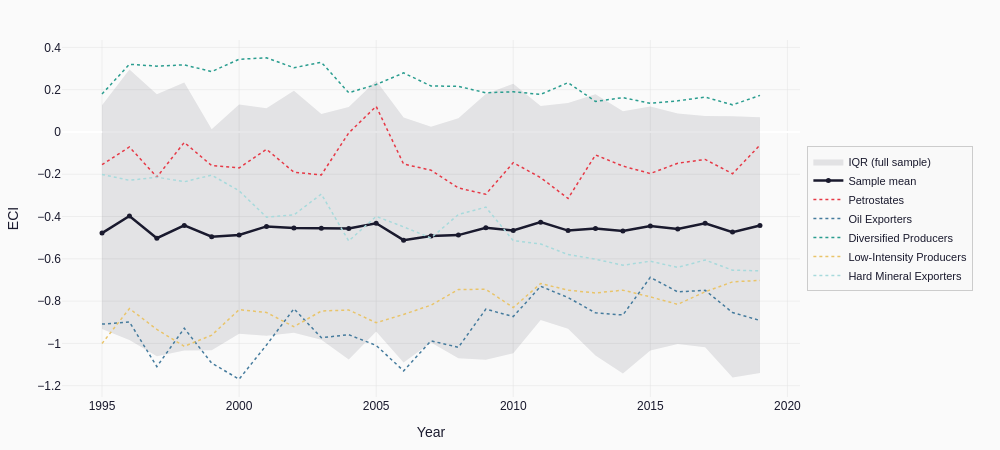

Notebook source saved alongside this figure:
### Markdown cell above
## 4. ECI Evolution

### Code cell
eci_stats = df.groupby('Year')[ECI_COL].agg(
    Mean='mean',
    Q1=lambda x: x.quantile(0.25),
    Q3=lambda x: x.quantile(0.75),
).reset_index()

cluster_eci = df.groupby(['Year', 'ClusterLabels'])[ECI_COL].mean().reset_index()

CLUSTER_COLORS = {
    'Petrostates':             '#E63946',
    'Oil Exporters':           '#457B9D',
    'Diversified Producers':   '#2A9D8F',
    'Low-Intensity Producers': '#E9C46A',
    'Hard Mineral Exporters':  '#A8DADC',
}

fig = go.Figure()
fig.add_trace(go.Scatter(
    x=eci_stats['Year'].tolist() + eci_stats['Year'].tolist()[::-1],
    y=eci_stats['Q3'].tolist() + eci_stats['Q1'].tolist()[::-1],
    fill='toself', fillcolor='rgba(26,26,46,0.10)',
    line=dict(color='rgba(255,255,255,0)'),
    showlegend=True, name='IQR (full sample)', hoverinfo='skip',
))
fig.add_trace(go.Scatter(
    x=eci_stats['Year'], y=eci_stats['Mean'],
    mode='lines+markers',
    line=dict(color=NAVY, width=2.5),
    marker=dict(size=5, color=NAVY),
    name='Sample mean',
))
for lbl, color in CLUSTER_COLORS.items():
    sub = cluster_eci[cluster_eci['ClusterLabels'] == lbl]
    if len(sub) == 0:
        continue
    fig.add_trace(go.Scatter(
        x=sub['Year'], y=sub[ECI_COL],
        mode='lines', line=dict(color=color, width=1.5, dash='dot'),
        name=lbl,
    ))

fig.update_layout(
    font=dict(family=FONT, color=NAVY),
    paper_bgcolor=BG, plot_bgcolor=BG,
    width=1000, height=450,
    margin=dict(l=60, r=200, t=40, b=50),
    xaxis=dict(title='Year', gridcolor=GRID, gridwidth=0.5),
    yaxis=dict(title='ECI', gridcolor=GRID, gridwidth=0.5),
    legend=dict(
        x=1.01, y=0.5, xanchor='left', yanchor='middle',
        font=dict(size=11), bgcolor='rgba(250,250,250,0.9)',
        bordercolor='#ccc', borderwidth=1,
    ),
)
save_html(fig, 'eci_evolution')
fig.show()

### Figure 1 — Plotly figure (JSON) as saved in the notebook; plotly's stock layout.template omitted (floating-point values rounded to 4 significant figures)
{"data": [{"fill": "toself", "fillcolor": "rgba(26,26,46,0.10)", "hoverinfo": "skip", "line": {"color": "rgba(255,255,255,0)"}, "name": "IQR (full sample)", "showlegend": true, "type": "scatter", "x": [1995, 1996, 1997, 1998, 1999, 2000, 2001, 2002, 2003, 2004, 2005, 2006, 2007, 2008, 2009, 2010, 2011, 2012, 2013, 2014, 2015, 2016, 2017, 2018, 2019, 2019, 2018, 2017, 2016, 2015, 2014, 2013, 2012, 2011, 2010, 2009, 2008, 2007, 2006, 2005, 2004, 2003, 2002, 2001, 2000, 1999, 1998, 1997, 1996, 1995], "y": [0.126, 0.295, 0.1785, 0.2345, 0.013, 0.1305, 0.1125, 0.1955, 0.0845, 0.1185, 0.2425, 0.0685, 0.025, 0.0655, 0.18, 0.228, 0.1225, 0.137, 0.1785, 0.098, 0.1205, 0.0875, 0.076, 0.075, 0.07, -1.139, -1.161, -1.018, -1.002, -1.034, -1.142, -1.058, -0.9305, -0.889, -1.047, -1.077, -1.071, -0.9955, -1.091, -0.944, -1.075, -0.9825, -0.949, -0.964, -0.954, -1.032, -1.034, -1.06, -0.9835, -0.932]}, {"line": {"color": "#1a1a2e", "width": 2.5}, "marker": {"color": "#1a1a2e", "size": 5}, "mode": "lines+markers", "name": "Sample mean", "type": "scatter", "x": [1995, 1996, 1997, 1998, 1999, 2000, 2001, 2002, 2003, 2004, 2005, 2006, 2007, 2008, 2009, 2010, 2011, 2012, 2013, 2014, 2015, 2016, 2017, 2018, 2019], "y": [-0.4781, -0.397, -0.5024, -0.4421, -0.4955, -0.487, -0.4465, -0.454, -0.4547, -0.4567, -0.4317, -0.5116, -0.4921, -0.4878, -0.453, -0.4659, -0.4264, -0.4663, -0.4561, -0.4682, -0.4444, -0.4591, -0.4318, -0.4736, -0.4419]}, {"line": {"color": "#E63946", "dash": "dot", "width": 1.5}, "mode": "lines", "name": "Petrostates", "type": "scatter", "x": [1995, 1996, 1997, 1998, 1999, 2000, 2001, 2002, 2003, 2004, 2005, 2006, 2007, 2008, 2009, 2010, 2011, 2012, 2013, 2014, 2015, 2016, 2017, 2018, 2019], "y": [-0.1549, -0.07082, -0.2132, -0.04936, -0.159, -0.1699, -0.08191, -0.1901, -0.2031, -0.004182, 0.1212, -0.1518, -0.1805, -0.2649, -0.2945, -0.1449, -0.216, -0.3145, -0.1086, -0.1614, -0.1965, -0.1478, -0.1297, -0.1975, -0.06218]}, {"line": {"color": "#457B9D", "dash": "dot", "width": 1.5}, "mode": "lines", "name": "Oil Exporters", "type": "scatter", "x": [1995, 1996, 1997, 1998, 1999, 2000, 2001, 2002, 2003, 2004, 2005, 2006, 2007, 2008, 2009, 2010, 2011, 2012, 2013, 2014, 2015, 2016, 2017, 2018, 2019], "y": [-0.9087, -0.8985, -1.11, -0.9283, -1.093, -1.169, -1.007, -0.8362, -0.9728, -0.959, -1.009, -1.13, -0.9877, -1.019, -0.8379, -0.8731, -0.7299, -0.7829, -0.8555, -0.8655, -0.6875, -0.7562, -0.7489, -0.8542, -0.8914]}, {"line": {"color": "#2A9D8F", "dash": "dot", "width": 1.5}, "mode": "lines", "name": "Diversified Producers", "type": "scatter", "x": [1995, 1996, 1997, 1998, 1999, 2000, 2001, 2002, 2003, 2004, 2005, 2006, 2007, 2008, 2009, 2010, 2011, 2012, 2013, 2014, 2015, 2016, 2017, 2018, 2019], "y": [0.1795, 0.3201, 0.3114, 0.3175, 0.2856, 0.344, 0.3506, 0.3039, 0.3296, 0.1856, 0.2245, 0.2794, 0.2176, 0.2159, 0.1854, 0.1903, 0.1779, 0.2332, 0.1446, 0.1625, 0.1356, 0.1473, 0.165, 0.1284, 0.173]}, {"line": {"color": "#E9C46A", "dash": "dot", "width": 1.5}, "mode": "lines", "name": "Low-Intensity Producers", "type": "scatter", "x": [1995, 1996, 1997, 1998, 1999, 2000, 2001, 2002, 2003, 2004, 2005, 2006, 2007, 2008, 2009, 2010, 2011, 2012, 2013, 2014, 2015, 2016, 2017, 2018, 2019], "y": [-1.0, -0.8352, -0.9337, -1.014, -0.9613, -0.8403, -0.8539, -0.9209, -0.8466, -0.8421, -0.902, -0.8629, -0.819, -0.7449, -0.7441, -0.8305, -0.7166, -0.7482, -0.7614, -0.7482, -0.7799, -0.8153, -0.756, -0.7087, -0.7021]}, {"line": {"color": "#A8DADC", "dash": "dot", "width": 1.5}, "mode": "lines", "name": "Hard Mineral Exporters", "type": "scatter", "x": [1995, 1996, 1997, 1998, 1999, 2000, 2001, 2002, 2003, 2004, 2005, 2006, 2007, 2008, 2009, 2010, 2011, 2012, 2013, 2014, 2015, 2016, 2017, 2018, 2019], "y": [-0.2007, -0.2286, -0.2136, -0.2354, -0.204, -0.2783, -0.4028, -0.3918, -0.2937, -0.5155, -0.3993, -0.4485, -0.5017, -0.3902, -0.3555, -0.514, -0.5297, -0.5798, -0.6018, -0.6302, -0.6113, -0.6405, -0.6055, -0.6535, -0.6568]}], "layout": {"font": {"color": "#1a1a2e", "family": "IBM Plex Sans, Arial, sans-serif"}, "height": 450, "legend": {"bgcolor": "rgba(250,250,250,0.9)", "bordercolor": "#ccc", "borderwidth": 1, "font": {"size": 11}, "x": 1.01, "xanchor": "left", "y": 0.5, "yanchor": "middle"}, "margin": {"b": 50, "l": 60, "r": 200, "t": 40}, "paper_bgcolor": "#fafafa", "plot_bgcolor": "#fafafa", "width": 1000, "xaxis": {"gridcolor": "#e0e0e0", "gridwidth": 0.5, "title": {"text": "Year"}}, "yaxis": {"gridcolor": "#e0e0e0", "gridwidth": 0.5, "title": {"text": "ECI"}}}}
